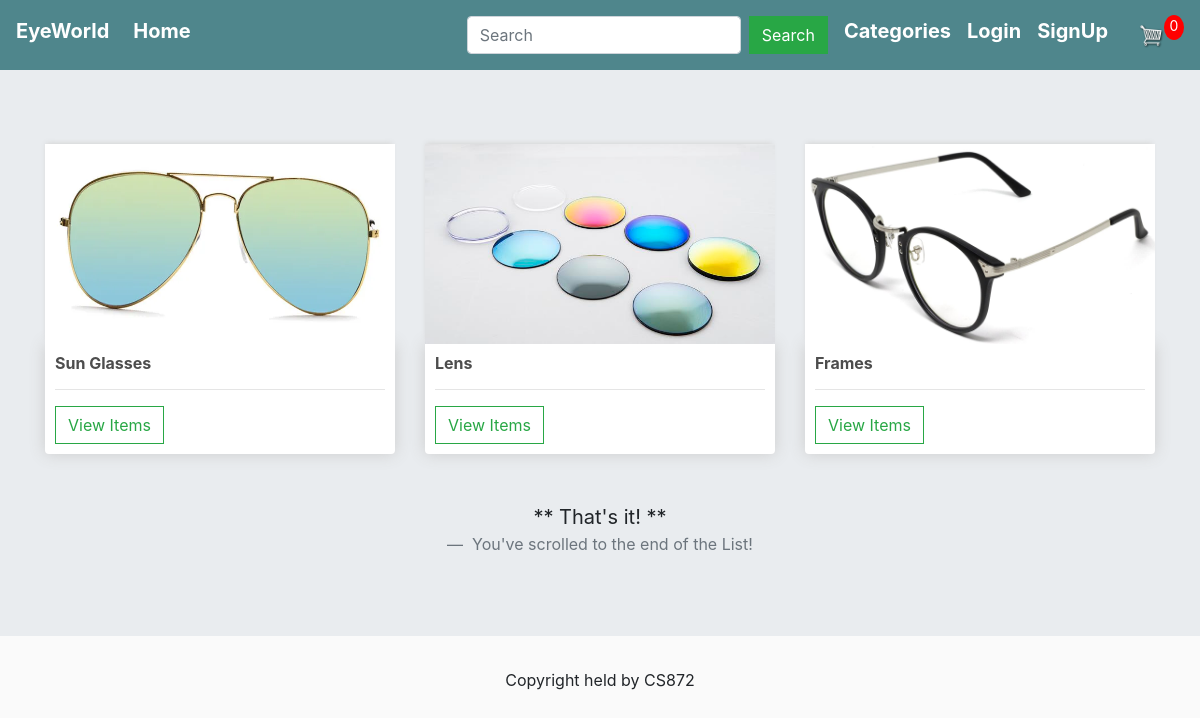
The page / on the database its author committed.
### store/models.py (models this page shows, shortened)
class ProductCategories(models.Model):
    name = models.CharField(max_length=100,blank=False,null=True)
    image = models.ImageField(null=True,blank=False)
    @property
    def get_imageURL(self):
        try:
            url = self.image.url
        except:
            url = ''
        return url

### store/views.py (the view)
# urls.py: path('',include('store.urls'),name='app_store'),
def store(request):
    total_item_cart = 0
    if request.user.is_authenticated:
        items = OrderItem.objects.filter(user=request.user)
        for item in items:
            total_item_cart += item.quantity
    product_categories = ProductCategories.objects.all()
    context = {
        'product_categories' : product_categories,
        'total_item_cart' : total_item_cart,
    }
    return render(request, 'store/store.html', {'context':context})

### store/templates/store/store.html
{% extends 'store/main.html' %}
{% load static %}
{% block content %}
	<div class="row">
		{% for product in context.product_categories %}
			<div class="col-lg-4">
				<img class="thumbnail" src="{{ product.get_imageURL }}">
				<div class="box-element product">
					<h6><strong>{{product.name}}</strong></h6>
					<hr>
					<a class="btn btn-outline-success" href="{% url 'show_items' product.id %}">View Items</a>
				</div>
			</div>
		{% endfor %}
	</div>
	<br><br>
	<blockquote class="blockquote text-center">
		<p class="mb-0">** That's it! **</p>
		<footer class="blockquote-footer"> You've scrolled to the end of the List!</footer>
	</blockquote>
	{% endblock content %}

### static/store/css/main.css (style rules this page uses)
body { background-color: hsl(0, 0%, 98%); }
h1,h2,h3,h4,h5,h6 { color:hsl(0, 0%, 30%); }
.box-element { box-shadow:hsl(0, 0%, 80%) 0 0 16px; background-color: #fff; border-radius: 4px; padding: 10px; }
.thumbnail { width: 100%; height: 200px; -webkit-box-shadow: -1px -3px 5px -2px rgba(214,214,214,1); -moz-box-shadow: -1px -3px 5px -2px rgba(214,214,214,1); box-shadow: -1px -3px 5px -2px rgba(214,214,214,1); }
.product { border-radius: 0 0 4px 4px; }
.col-lg-4, .col-lg-6, .col-lg-8, .col-lg-12 { margin-top: 10px; }
.btn { border-radius: 0; }

### rows shown on the page
ProductCategories: get_imageURL (picture), name "Sun Glasses"
ProductCategories: get_imageURL (picture), name "Lens"
ProductCategories: get_imageURL (picture), name "Frames"

### other values the page prints
{{ context.total_item_cart }} "0"
